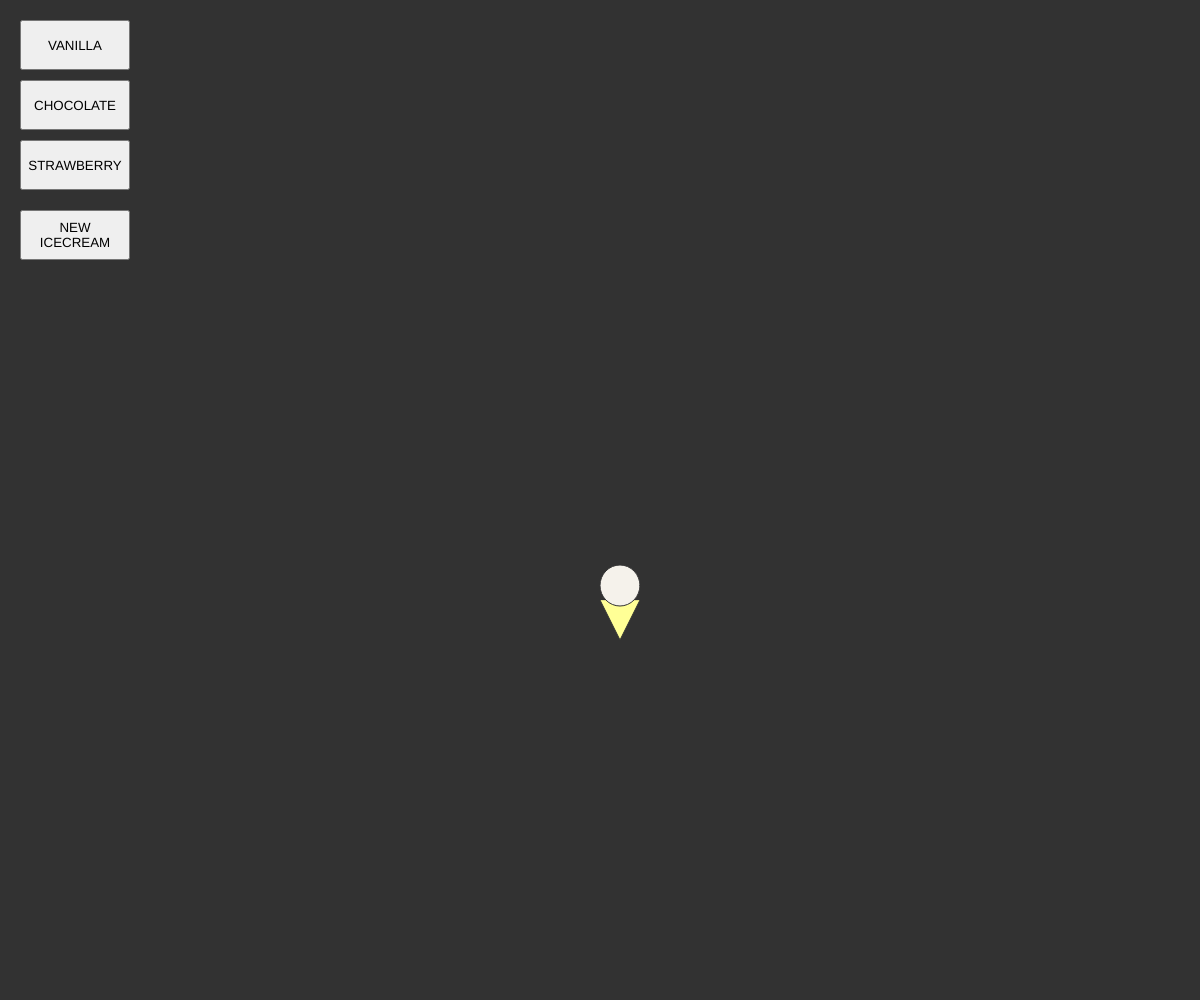
Frame 1 (no input)
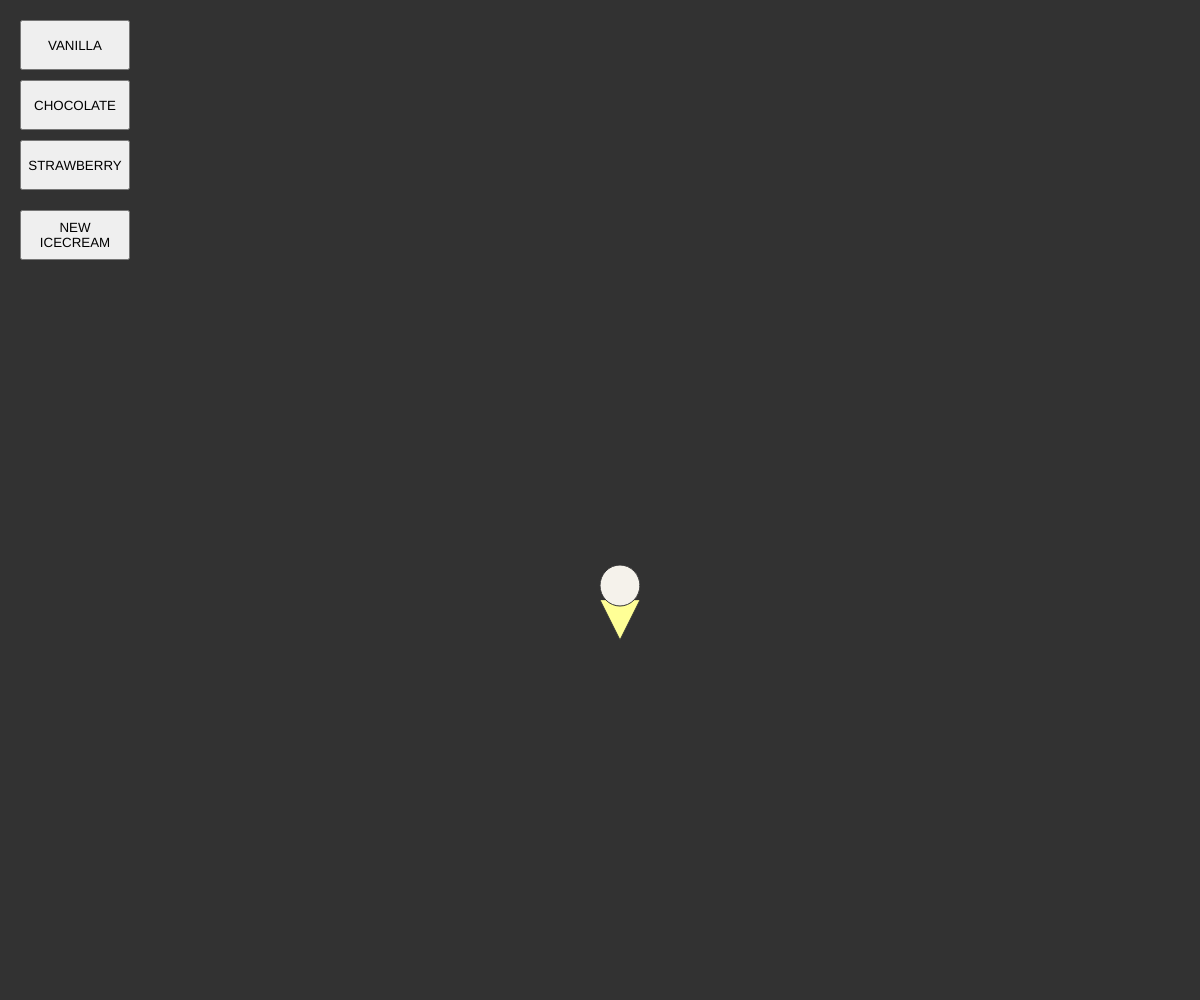
Frame 60 (no input)
Frame 120 (the mouse pressed at the canvas centre since frame 60): identical to frame 60, image omitted

The p5.js sketch that drew these frames (run headless with seeded random() and noise() and a simulated clock; from frame 60 on, the mouse is pressed at the canvas centre):

// p5.js sketch
// ── sketch.js


let scoopY = 600; 
let iceCreamY = 600; 
let vanButton,chocButton,strawButton,reSetButton;
let line = 0;




function setup() {
  createCanvas(windowWidth, windowHeight);
  background(50);
  drawButtons();

  chocCounter = 0;
  strawCounter = 0;
  vanCounter = 0;
  layerHeight = 100;
  flavourHistory = [];
}


function windowResized(){
	resizeCanvas(windowWidth, windowHeight);
}

function icecream(x, y, size, colour){     //starting icecream
  strokeWeight(1);
  stroke(51);
  fill(255, 255, 150);
  triangle(x, y, x + 20, y + 40, x + 40, y);  //Cone
  fill(colour);    
  ellipseMode(CORNER);  //first scooop
  ellipse(x, y - 35, 40, 41);
}

function drawButtons(){
  vanButton = createButton('VANILLA');
  vanButton.position(20, 20);    //vanilla button
  vanButton.size (110,50);
  vanButton.mousePressed(addVanScoop);

  chocButton = createButton('CHOCOLATE');
  chocButton.position(vanButton.x , vanButton.y + 60);   //chocolate button
  chocButton.size (110,50);
  chocButton.mousePressed(addChocScoop);

  strawButton = createButton('STRAWBERRY');
  strawButton.position(vanButton.x , vanButton.y + 120);  //strawberry button
  strawButton.size (110,50);
  strawButton.mousePressed(addStrawScoop);

  reSetButton = createButton('NEW ICECREAM');
  reSetButton.position(vanButton.x , vanButton.y + 190);  //strawberry button
  reSetButton.size (110,50);
  reSetButton.mousePressed(resetIcecream);
}


function addVanScoop() {  // vanilla scoop
 
  scoopY -= 37;
  strokeWeight(1);
  stroke(51);
  fill(245, 242, 235);
  ellipseMode(CORNER);
  ellipse(width/2, scoopY - 30, 40, 41);
  vanCounter++;
}

function addChocScoop() {   //chocolate scoop
 
  scoopY -= 37;
  strokeWeight(1);
  stroke(51);
  fill(89, 52, 38);
  ellipseMode(CORNER);
  ellipse(width/2, scoopY - 30, 40, 41);
  chocCounter++;
}
function addStrawScoop() {   // strawberry scoop
 
  scoopY -= 37;
  strokeWeight(1);
  stroke(51);
  fill(232, 172, 209);
  ellipseMode(CORNER);
  ellipse(width/2, scoopY - 30, 40, 41);
  strawCounter++;
}



function draw(){
 
  icecream(width/2, iceCreamY, 30, color(245, 242, 235)); //starting cone
  

  if (scoopY < 40) {   
  

    GameOver() ;  
    hideButtons();  //hides buttons
    startAgain();
    
  }
}
 

function GameOver(){ // makes coloured lines down the screen when icecream gets too high

  noStroke();

  fill(245, 242, 235);
  rect(0,0,width/3,line);
  
  fill(89, 52, 35);
  rect(width/3, 0, width/3,line);

  fill(232, 172, 209);
  rect(width/3 + width/3, 0, width/3,line);

  line += 10;

}

function hideButtons(){  // hides buttons

  vanButton.hide();
  chocButton.hide();
  strawButton.hide();
  //reSetButton.hide();

}

function resetIcecream (){     // resets icecream 
    background(50);
    icecream(width/2, iceCreamY, 30, color(255));
    scoopY = iceCreamY - 5;
    line = 0;
    drawButtons();


    if(chocCounter>vanCounter && chocCounter>strawCounter){
      flavourHistory.push("choc");
      
      //fill(89, 52, 38);
    }
    else if(strawCounter>chocCounter && strawCounter>vanCounter){
      flavourHistory.push("straw");
      
      //fill(232, 172, 209);
    }
    else{
      flavourHistory.push("van");
      
      //fill(245, 242, 235);
    }
    //generations++;
    //fill(255);
    //text(str(flavourHistory.length) + " "+ flavourHistory,300,300);
    maxDiameter = sqrt(sq(width)+sq(height));
    circleX = width/2;
    circleY = height/2;
    if(flavourHistory.length>3){
      temporaryArray =[];
      for(x=flavourHistory.length-3;x<flavourHistory.length;x++){
        temporaryArray.push(flavourHistory[x]);
      }
      flavourHistory = temporaryArray;
    }
    for(x=0;x<flavourHistory.length;x++){
      if(flavourHistory[x]==="choc"){
        fill(89, 52, 38);
      }
      if(flavourHistory[x]==="straw"){
        fill(232, 172, 209);
      }
      if(flavourHistory[x]==="van"){
        fill(245, 242, 235);
      }
      ellipseMode(CENTER);
      ellipse(circleX, circleY, maxDiameter-maxDiameter*x/3);
      //rect(0,windowHeight-layerHeight*(x+1),windowWidth,layerHeight);
    }
    chocCounter = 0;
    vanCounter = 0;
    strawCounter = 0;
}


function startAgain(){  //Start again text

  let startAgain = createElement('h1','START AGAIN');
  startAgain.position(width/3,height/2);
  startAgain.style('color', 'black');
  startAgain.center();
  
}
